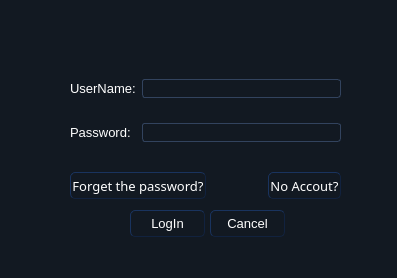
<?xml version="1.0" encoding="UTF-8"?>
<ui version="4.0">
 <class>LoginDialog</class>
 <widget class="QDialog" name="LoginDialog">
  <property name="geometry">
   <rect>
    <x>0</x>
    <y>0</y>
    <width>397</width>
    <height>278</height>
   </rect>
  </property>
  <property name="windowTitle">
   <string>LogIn</string>
  </property>
  <property name="windowIcon">
   <iconset>
    <selectedon>:/candy/candy.qss</selectedon>
   </iconset>
  </property>
  <property name="styleSheet">
   <string notr="true">*{  
  font-size:13px;  
  color:white;  
  font-family:&quot;宋体&quot;;  
}  
CallWidget QLineEdit#telEdt  
{  
  font-size:24px;  
}  
QMainWindow,QDialog{  
     background: qlineargradient(x1: 0, y1: 0, x2: 0, y2: 1,  
                                 stop: 0 #1B2534, stop: 0.4 #010101,  
                                 stop: 0.5 #000101, stop: 1.0 #1F2B3C);  
}  
QWidget{  
    background:#121922;  
}  
QLabel{  
   background:transparent;  
}  
DailForm QLineEdit#phoneLineEdt{  
  font-size:36px;  
  font-weight: bold;  
}  
QPushButton,QToolButton{  
    background: qlineargradient(x1: 0, y1: 0, x2: 0, y2: 1,  
                                 stop: 0 #5B5F5F, stop: 0.5 #0C2436,  
                                 stop: 1.0 #27405A);  
    border-style: outset;  
    border-width: 1px;  
    border-radius: 5px;  
    border-color: #11223F;  
    padding: 1px;  
}  
QPushButton::hover,QToolButton::hover{  
    background: qlineargradient(x1: 0, y1: 0, x2: 0, y2: 1,  
                                 stop: 0 #758385, stop: 0.5 #122C39,  
                                 stop: 1.0 #0E7788);  
    border-color: #11505C;  
}  
QPushButton::pressed,QToolButton::pressed{  
    background: qlineargradient(x1: 0, y1: 0, x2: 0, y2: 1,  
                                 stop: 0 #969B9C, stop: 0.5 #16354B,  
                                 stop: 1.0 #244F76);  
    border-color: #11505C;  
}  
QPushButton::disabled,QToolButton::disabled{  
    background: qlineargradient(x1: 0, y1: 0, x2: 0, y2: 1,  
                                 stop: 0 #282B2C, stop: 0.5 #09121A,  
                                 stop: 1.0 #111D29);  
    border-color: #0A1320;  
    color:#6A6864;  
}  
QDialog QPushButton,QDialog QToolButton{  
  min-width:30px;  
  min-height:23px;  
}  
QToolButton[objectName=&quot;minimizeToolBtn&quot;] {  
    background: transparent;  
    border:none;  
    image:url(qss/minimize.png)  
}  
QToolButton[objectName=&quot;minimizeToolBtn&quot;]:hover,QToolButton[objectName=&quot;minimizeToolBtn&quot;]:pressed {  
    image:url(qss/minimize_hover.png)  
}  
QToolButton[objectName=&quot;maximizeToolBtn&quot;] {  
    background: transparent;  
    border:none;  
    image:url(qss/maximize.png)  
}  
QToolButton[objectName=&quot;maximizeToolBtn&quot;]:hover,QToolButton[objectName=&quot;maximizeToolBtn&quot;]:pressed {  
    image:url(qss/maximize_hover.png)  
}  
QToolButton[objectName=&quot;closeToolBtn&quot;],QToolButton[objectName=&quot;customCloseWindow&quot;] {  
    background: transparent;  
    border:none;  
    image:url(qss/close.png)  
}  
QToolButton[objectName=&quot;closeToolBtn&quot;]:hover,QToolButton[objectName=&quot;closeToolBtn&quot;]:pressed{  
    image:url(qss/close_hover.png)  
}  
QToolButton[objectName=&quot;customCloseWindow&quot;]:hover,QToolButton[objectName=&quot;customCloseWindow&quot;]:pressed{  
    image:url(qss/close_hover.png)  
}  
QToolButton[objectName=&quot;titleSetUpToolBtn&quot;]{  
    background: transparent;  
    border:none;  
    image:url(qss/setup.png)  
}  
DailForm QToolButton#oneToolBtn,QToolButton#OneToolBtn,QToolButton#twoToolBtn,QToolButton#threeToolBtn,  
         QToolButton#fourToolBtn,QToolButton#fiveToolBtn,QToolButton#sixToolBtn,  
         QToolButton#sevenToolBtn,QToolButton#eightToolBtn,QToolButton#nineToolBtn,  
         QToolButton#starToolBtn,QToolButton#zeroToolBtn,QToolButton#sharpToolBtn {  
    font-size:36px;  
    border-radius: 10px;  
}  
DailForm QToolButton#delToolBtn{  
    border-radius: 10px;  
}  
QFrame{  
    border-color:#32435E;  
    border-width:1px;  
    border-radius: 3px;  
}  
QLineEdit,QTextEdit {  
    border: 1px solid #32435E;  
    border-radius: 3px;  
    /* padding: 0 8px; */  
    background: qlineargradient(x1: 0, y1: 0, x2: 0, y2: 1,  
                                 stop: 0 #080B10,  
                                 stop: 1.0 #212C3F);  
    selection-background-color: #0A246A;  
}  
QLineEdit::hover{  
  border-color:#5D8B9E;  
}  
QLineEdit[echoMode=&quot;3&quot;] {  
     lineedit-password-character: 9679;  
}  
#QLineEdit:read-only {  
     background: #543F7C;  
}  
QTabWidget::pane { /* The tab widget frame */  
     border: 0px solid #32435E;  
     position: absolute;  
     left: -0.1em;  
}  
QTabWidget#MainTabWidget::tab-bar {  
     left: -3px; /* move to the right by 5px */  
}  
QTabWidget#MainTabWidget QTabBar::tab {  
     height: 14ex;  
     width: 14ex;  
}  
QTabBar::tab {  
     background: qlineargradient(x1: 0, y1: 0, x2: 0, y2: 1,  
                                 stop: 0 #292F31, stop: 1 #0C131E);  
}  
QTabBar::tab:selected{  
     background: qlineargradient(x1: 0, y1: 0, x2: 0, y2: 1,  
                                 stop: 0 #113845,  stop: 1.0 #15A8FF);  
}  
QTabBar::tab:hover {  
     background: qlineargradient(x1: 0, y1: 0, x2: 0, y2: 1,  
                                 stop: 0 #113845,  stop: 1.0 #0E6F80);  
}  
#QTabBar::tab:selected {  
     border-color: #32435E;  
     border-right-color: #32435E; /* same as pane color */  
}  
#QTabBar::tab:!selected {  
     margin-left: 2px; /* make non-selected tabs look smaller */  
}  
#QTabBar:tab:first:selected {  
    margin-top: 0;  
}  
QTabBar:tab:last:selected {  
    margin-right: 0;  
}  
QTabBar:tab:only-one {  
     margin: 0;  
}  
QListWidget{  
    border: 1px solid #32435E;  
    background:#050609;  
}  
QListWidget::item:selected {  
     /*border: 0px solid #33CCFF;*/  
     border:none;  
     background: qlineargradient(x1: 0, y1: 0, x2: 0, y2: 1,  
                                 stop: 0 #6A848C,  stop: 1.0 #0F9EAF);  
     padding:0px;  
     margin:0px;  
}  
#QListWidget::item:selected:!active {  
     border-width: 0px ;  
}  
#QListWidget::item:selected:active {  
     border-width: 1px;  
}  
  
QComboBox {  
     border: 1px solid #32435E;  
     border-radius: 3px;  
     padding: 1px 18px 1px 3px;  
     min-width: 6em;  
}  
QComboBox::hover{  
  border-color:#5D8B9E;  
}  
QComboBox:editable {  
     background: qlineargradient(x1: 0, y1: 0, x2: 0, y2: 1,  
                                 stop: 0 #080B10,  
                                 stop: 1.0 #212C3F);  
}  
QComboBox:!editable, QComboBox::drop-down:editable {  
      background: qlineargradient(x1: 0, y1: 0, x2: 0, y2: 1,  
                                 stop: 0 #080B10,  
                                 stop: 1.0 #212C3F);  
}  
/* QComboBox gets the &quot;on&quot; state when the popup is open */  
QComboBox:!editable:on, QComboBox::drop-down:editable:on {  
     background: qlineargradient(x1: 0, y1: 0, x2: 0, y2: 1,  
                                 stop: 0 #080B10,  
                                 stop: 1.0 #212C3F);;  
}  
QComboBox:on { /* shift the text when the popup opens */  
     padding-top: 3px;  
     padding-left: 4px;  
}  
QComboBox::drop-down {  
     subcontrol-origin: padding;  
     subcontrol-position: top right;  
     width: 15px;  
     border-left-width: 1px;  
     border-left-color: 32435E;  
     border-left-style: solid; /* just a single line */  
     border-top-right-radius: 3px; /* same radius as the QComboBox */  
     border-bottom-right-radius: 3px;  
}  
QComboBox::down-arrow {  
     image: url(qss/downarrow.png);  
}  
QComboBox::down-arrow:on { /* shift the arrow when popup is open */  
     top: 1px;  
     left: 1px;  
}  
QComboBox QAbstractItemView {  
     border: 2px solid #32435E;  
     selection-background-color: qlineargradient(x1: 0, y1: 0, x2: 0, y2: 1,  
                                 stop: 0 #506B79,  
                                 stop: 1.0 #0D95A6);  
    background: qlineargradient(x1: 0, y1: 0, x2: 0, y2: 1,  
                                 stop: 0 #1B2534, stop: 0.4 #010101,  
                                 stop: 0.5 #000101, stop: 1.0 #1F2B3C);  
}</string>
  </property>
  <widget class="QPushButton" name="pushButton">
   <property name="geometry">
    <rect>
     <x>130</x>
     <y>210</y>
     <width>75</width>
     <height>27</height>
    </rect>
   </property>
   <property name="text">
    <string>LogIn</string>
   </property>
  </widget>
  <widget class="QPushButton" name="pushButton_2">
   <property name="geometry">
    <rect>
     <x>210</x>
     <y>210</y>
     <width>75</width>
     <height>27</height>
    </rect>
   </property>
   <property name="text">
    <string>Cancel</string>
   </property>
  </widget>
  <widget class="QWidget" name="layoutWidget">
   <property name="geometry">
    <rect>
     <x>70</x>
     <y>60</y>
     <width>271</width>
     <height>101</height>
    </rect>
   </property>
   <layout class="QGridLayout" name="gridLayout">
    <item row="0" column="0">
     <widget class="QLabel" name="label">
      <property name="text">
       <string>UserName:</string>
      </property>
     </widget>
    </item>
    <item row="0" column="1">
     <widget class="QLineEdit" name="lineEdit"/>
    </item>
    <item row="1" column="0">
     <widget class="QLabel" name="label_2">
      <property name="text">
       <string>Password:</string>
      </property>
     </widget>
    </item>
    <item row="1" column="1">
     <widget class="QLineEdit" name="lineEdit_2">
      <property name="echoMode">
       <enum>QLineEdit::Password</enum>
      </property>
     </widget>
    </item>
   </layout>
  </widget>
  <widget class="QWidget" name="layoutWidget">
   <property name="geometry">
    <rect>
     <x>70</x>
     <y>170</y>
     <width>271</width>
     <height>31</height>
    </rect>
   </property>
   <layout class="QHBoxLayout" name="horizontalLayout">
    <item alignment="Qt::AlignLeft">
     <widget class="QPushButton" name="pushButton_3">
      <property name="font">
       <font>
        <family>宋体</family>
        <pointsize>-1</pointsize>
       </font>
      </property>
      <property name="cursor">
       <cursorShape>PointingHandCursor</cursorShape>
      </property>
      <property name="text">
       <string>Forget the password?</string>
      </property>
      <property name="flat">
       <bool>true</bool>
      </property>
     </widget>
    </item>
    <item alignment="Qt::AlignRight">
     <widget class="QPushButton" name="pushButton_4">
      <property name="font">
       <font>
        <family>宋体</family>
        <pointsize>-1</pointsize>
       </font>
      </property>
      <property name="cursor">
       <cursorShape>PointingHandCursor</cursorShape>
      </property>
      <property name="text">
       <string>No Accout?</string>
      </property>
      <property name="flat">
       <bool>true</bool>
      </property>
     </widget>
    </item>
   </layout>
  </widget>
 </widget>
 <tabstops>
  <tabstop>lineEdit</tabstop>
  <tabstop>lineEdit_2</tabstop>
  <tabstop>pushButton</tabstop>
  <tabstop>pushButton_3</tabstop>
  <tabstop>pushButton_4</tabstop>
  <tabstop>pushButton_2</tabstop>
 </tabstops>
 <resources/>
 <connections>
  <connection>
   <sender>pushButton_2</sender>
   <signal>clicked()</signal>
   <receiver>LoginDialog</receiver>
   <slot>close()</slot>
   <hints>
    <hint type="sourcelabel">
     <x>287</x>
     <y>221</y>
    </hint>
    <hint type="destinationlabel">
     <x>198</x>
     <y>138</y>
    </hint>
   </hints>
  </connection>
 </connections>
</ui>
